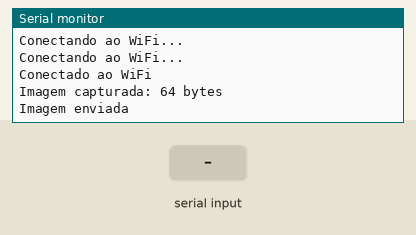
Simulated run of this sketch. Board: ESP32. Shown: the last lines printed to the serial monitor. Inputs (shaded band) come from the test bench. WiFi joins after 1.5 s; servers stay silent unless stated; the camera gives no picture.

Above: at 3.5 s.
3.6 s: "1\n" received over Serial
At 5.0 s:
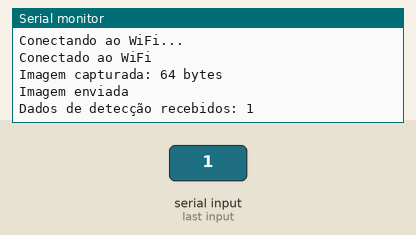
5.3 s: "0\n" received over Serial
At 6.1 s:
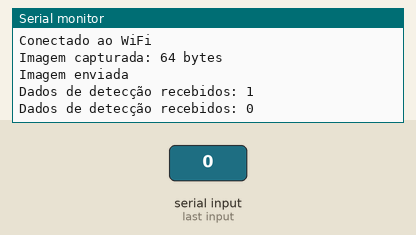
6.8 s: "2\n" received over Serial
At 7.3 s:
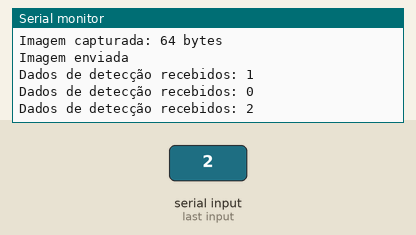

The sketch:

ponderada2.ino
```cpp
#include "esp_camera.h"
#include <WiFi.h>
#include <WiFiClient.h>
#include "freertos/FreeRTOS.h"
#include "freertos/task.h"
#include "freertos/semphr.h"

// Definir os pinos da câmera ESP32-CAM AI-Thinker
#define CAMERA_MODEL_AI_THINKER
#define PWDN_GPIO_NUM    32
#define RESET_GPIO_NUM   -1
#define XCLK_GPIO_NUM    0
#define SIOD_GPIO_NUM    26
#define SIOC_GPIO_NUM    27
#define Y9_GPIO_NUM      35
#define Y8_GPIO_NUM      34
#define Y7_GPIO_NUM      39
#define Y6_GPIO_NUM      36
#define Y5_GPIO_NUM      21
#define Y4_GPIO_NUM      19
#define Y3_GPIO_NUM      18
#define Y2_GPIO_NUM      5
#define VSYNC_GPIO_NUM   25
#define HREF_GPIO_NUM    23
#define PCLK_GPIO_NUM    22

// Credenciais WiFi
const char* ssid = "vamos";  // Substitua pelo seu SSID
const char* password = "12345678"; // Substitua pela sua senha
const char* host = "192.168.43.162"; // IP do servidor Python
const uint16_t port = 5000; // Porta do servidor

SemaphoreHandle_t xImageSemaphore;  // Semáforo binário para sincronização
camera_fb_t *fb = NULL;  // Framebuffer da câmera

void setup() {
  Serial.begin(115200);

  // Inicializa a conexão Wi-Fi
  WiFi.begin(ssid, password);
  while (WiFi.status() != WL_CONNECTED) {
    delay(1000);
    Serial.println("Conectando ao WiFi...");
  }
  Serial.println("Conectado ao WiFi");

  // Inicializa a câmera
  camera_config_t config;
  config.ledc_channel = LEDC_CHANNEL_0;
  config.ledc_timer = LEDC_TIMER_0;
  config.pin_d0 = Y2_GPIO_NUM;
  config.pin_d1 = Y3_GPIO_NUM;
  config.pin_d2 = Y4_GPIO_NUM;
  config.pin_d3 = Y5_GPIO_NUM;
  config.pin_d4 = Y6_GPIO_NUM;
  config.pin_d5 = Y7_GPIO_NUM;
  config.pin_d6 = Y8_GPIO_NUM;
  config.pin_d7 = Y9_GPIO_NUM;
  config.pin_xclk = XCLK_GPIO_NUM;
  config.pin_pclk = PCLK_GPIO_NUM;
  config.pin_vsync = VSYNC_GPIO_NUM;
  config.pin_href = HREF_GPIO_NUM;
  config.pin_sccb_sda = SIOD_GPIO_NUM;
  config.pin_sccb_scl = SIOC_GPIO_NUM;
  config.pin_pwdn = PWDN_GPIO_NUM;
  config.pin_reset = RESET_GPIO_NUM;
  config.xclk_freq_hz = 20000000;
  config.pixel_format = PIXFORMAT_JPEG;
  config.fb_location = CAMERA_FB_IN_DRAM;
  config.frame_size = FRAMESIZE_QVGA;
  config.fb_count = 1;
  config.jpeg_quality = 40;

  if (esp_camera_init(&config) != ESP_OK) {
    Serial.println("Erro ao inicializar a câmera");
    ESP.restart(); // Garante que o DRAM esteje vazio
    return;
  }

  // Cria o semáforo binário
  xImageSemaphore = xSemaphoreCreateBinary();

  // Criação das tasks (threads)
  xTaskCreatePinnedToCore(threadImageAcquisition, "ImageAcquisition", 8192, NULL, 1, NULL, 0);
  xTaskCreatePinnedToCore(threadImageSending, "ImageSending", 8192, NULL, 1, NULL, 1);
  xTaskCreatePinnedToCore(threadDetectionReceiving, "DetectionReceiving", 4096, NULL, 1, NULL, 1);
}

void loop() {
  // O loop principal pode ficar vazio porque o FreeRTOS gerencia as tasks.
}

// Thread de aquisição de imagens
void threadImageAcquisition(void *pvParameters) {
  while (true) {
    // Captura uma imagem
    fb = esp_camera_fb_get();
    if (!fb) {
      Serial.println("Falha ao capturar imagem");
    } else {
      Serial.printf("Imagem capturada: %d bytes\n", fb->len);
      // Sinaliza que há uma nova imagem disponível
      xSemaphoreGive(xImageSemaphore);
    }
    vTaskDelay(pdMS_TO_TICKS(10000));  // Delay de 10 segundos entre capturas
  }
}

// Thread de envio de imagens
void threadImageSending(void *pvParameters) {
  while (true) {
    // Espera até que o semáforo indique que uma imagem está disponível
    if (xSemaphoreTake(xImageSemaphore, portMAX_DELAY) == pdTRUE) {
      WiFiClient client;
      if (!client.connect(host, port)) {
        Serial.println("Falha ao conectar ao servidor");
        continue;
      }

      // Envia o tamanho da imagem para o servidor
      client.write((const uint8_t*)&fb->len, sizeof(fb->len));

      // Envia a imagem
      client.write(fb->buf, fb->len);
      Serial.println("Imagem enviada");

      // Libera o framebuffer
      esp_camera_fb_return(fb);
      client.stop();
    }
  }
}

// Thread de recebimento de detecção
void threadDetectionReceiving(void *pvParameters) {
  while (true) {
    if (Serial.available() > 0) {
      String detectionData = Serial.readStringUntil('\n');
      Serial.printf("Dados de detecção recebidos: %s\n", detectionData.c_str());

    }
    vTaskDelay(pdMS_TO_TICKS(500));  // Verifica a serial a cada meio segundo
  }
}
```

Measured:
- after the input at 3.6 s, the serial monitor: prints a new line after 0.20 s (image 1)
- after the input at 5.3 s, the serial monitor: prints a new line at once (image 2)
- after the input at 6.8 s, the serial monitor: prints a new line at once (image 3)
